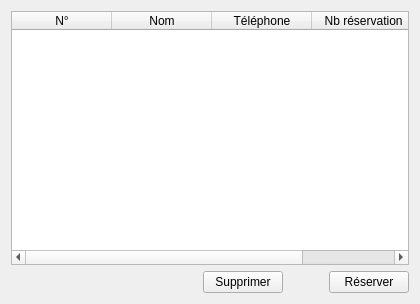
<?xml version="1.0" encoding="UTF-8"?>
<ui version="4.0">
 <class>ClientList</class>
 <widget class="QWidget" name="ClientList">
  <property name="geometry">
   <rect>
    <x>0</x>
    <y>0</y>
    <width>420</width>
    <height>304</height>
   </rect>
  </property>
  <property name="sizePolicy">
   <sizepolicy hsizetype="Minimum" vsizetype="Minimum">
    <horstretch>0</horstretch>
    <verstretch>0</verstretch>
   </sizepolicy>
  </property>
  <property name="windowTitle">
   <string>Form</string>
  </property>
  <layout class="QVBoxLayout" name="verticalLayout">
   <item>
    <widget class="QTableWidget" name="clientTable">
     <property name="editTriggers">
      <set>QAbstractItemView::EditTrigger::NoEditTriggers</set>
     </property>
     <property name="selectionBehavior">
      <enum>QAbstractItemView::SelectionBehavior::SelectRows</enum>
     </property>
     <attribute name="verticalHeaderVisible">
      <bool>false</bool>
     </attribute>
     <attribute name="verticalHeaderHighlightSections">
      <bool>false</bool>
     </attribute>
     <column>
      <property name="text">
       <string>N°</string>
      </property>
     </column>
     <column>
      <property name="text">
       <string>Nom</string>
      </property>
     </column>
     <column>
      <property name="text">
       <string>Téléphone</string>
      </property>
     </column>
     <column>
      <property name="text">
       <string> Nb réservation</string>
      </property>
     </column>
    </widget>
   </item>
   <item>
    <layout class="QHBoxLayout" name="horizontalLayout">
     <item>
      <spacer name="spc">
       <property name="orientation">
        <enum>Qt::Orientation::Horizontal</enum>
       </property>
       <property name="sizeHint" stdset="0">
        <size>
         <width>40</width>
         <height>20</height>
        </size>
       </property>
      </spacer>
     </item>
     <item>
      <widget class="QPushButton" name="delBtn">
       <property name="text">
        <string>Supprimer</string>
       </property>
       <property name="icon">
        <iconset resource="../../../res/ressources.qrc">
         <normaloff>:/icons/icons/delete.png</normaloff>:/icons/icons/delete.png</iconset>
       </property>
      </widget>
     </item>
     <item>
      <spacer name="horizontalSpacer">
       <property name="orientation">
        <enum>Qt::Orientation::Horizontal</enum>
       </property>
       <property name="sizeType">
        <enum>QSizePolicy::Policy::Minimum</enum>
       </property>
       <property name="sizeHint" stdset="0">
        <size>
         <width>40</width>
         <height>20</height>
        </size>
       </property>
      </spacer>
     </item>
     <item>
      <widget class="QPushButton" name="resBtn">
       <property name="text">
        <string>Réserver</string>
       </property>
       <property name="icon">
        <iconset resource="../../../res/ressources.qrc">
         <normaloff>:/icons/icons/bookmark_add.png</normaloff>:/icons/icons/bookmark_add.png</iconset>
       </property>
      </widget>
     </item>
    </layout>
   </item>
  </layout>
 </widget>
 <resources>
  <include location="../../../res/ressources.qrc"/>
 </resources>
 <connections/>
</ui>
